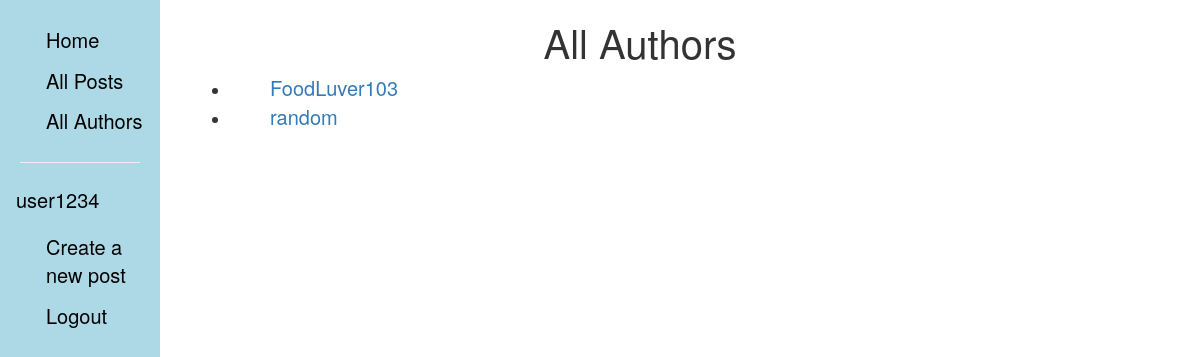
Before: /blog/authors/ (signed in) with the older database file.
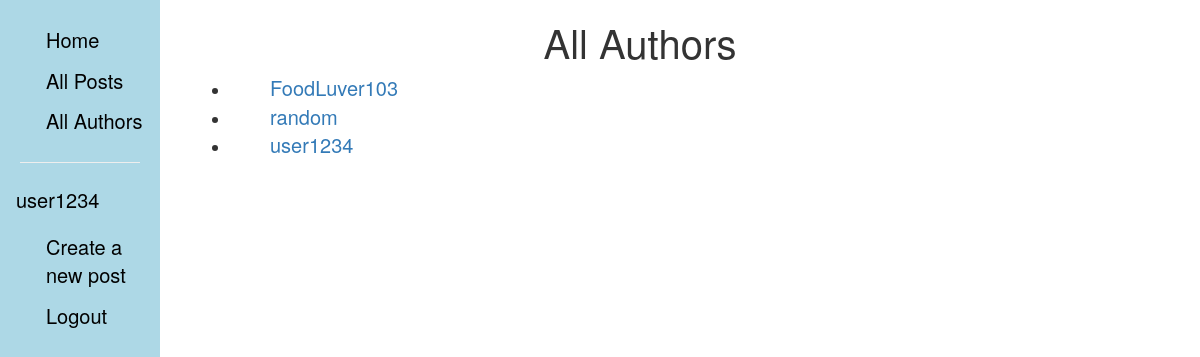
After: the same page with the newer database file.
### blog/models.py (models this page shows, shortened)
class Author(models.Model):
    name = models.OneToOneField(User, on_delete=models.SET_NULL, null=True)
    bio = models.TextField(max_length=500, help_text="Enter your bio about you")
    class Meta:
        ordering = ['name', 'bio']
    def get_absolute_url(self):
        return reverse('posts-by-author', args=[str(self.id)])

### blog/views.py (the view)
# urls.py: path('authors/', views.BloggerListView.as_view(), name='authors'),
class BloggerListView(generic.ListView):
    model = Author
    paginate_by = 5

### blog/templates/blog/author_list.html
{% extends "base_generic.html" %}
{% block content %}
    <h1>All Authors</h1>
    <div>
    {% if author_list %}
    <ul>
      {% for author in author_list %}
      <li>
        <a href="{{ author.get_absolute_url }}">{{ author.name }}</a>
      </li>
      {% endfor %}
    </ul>
    {% else %}
      <p>There are no bloggers yet.</p>
    {% endif %}
  </div>
{% endblock %}

Changed rows visible on the page:
added Author: name "user1234"
